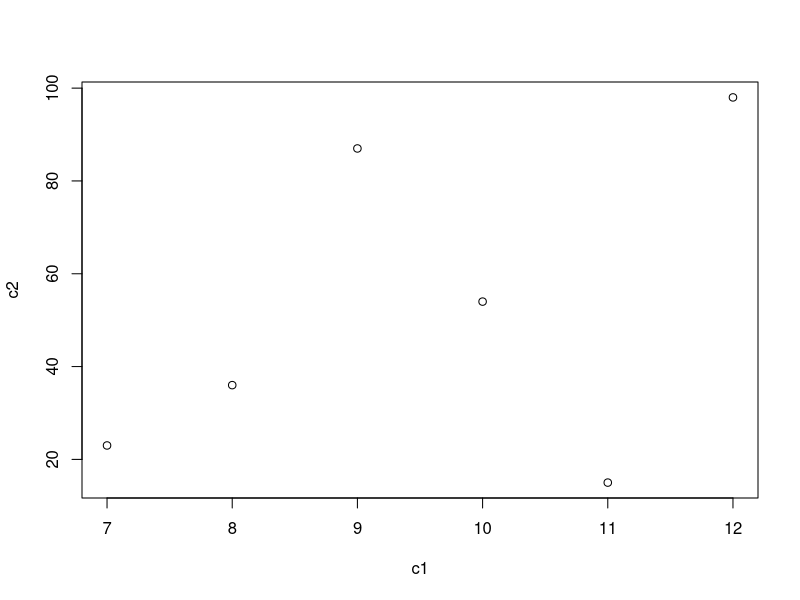
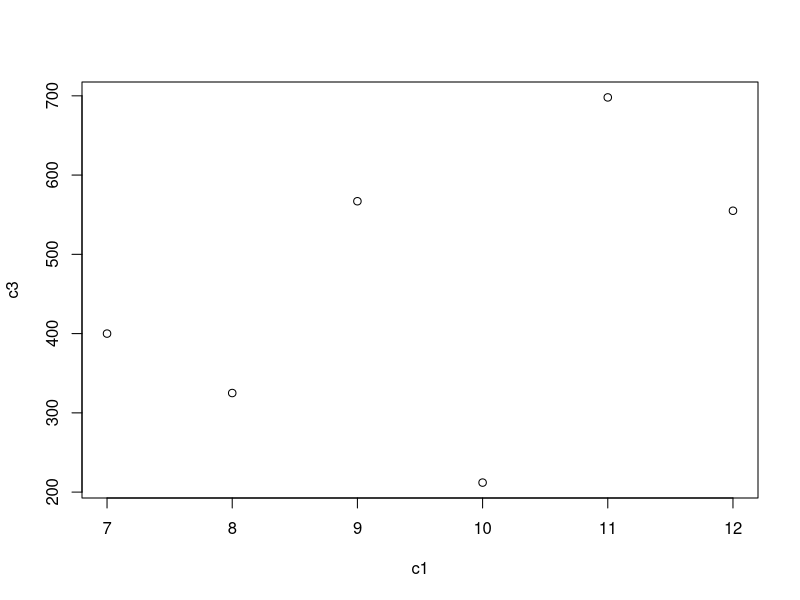

Source code (R) for these figures, in order:


#测试PDF

library(ggplot2)

setwd("~/Documents/R/pdf/")

data_test<-data.frame(c1<-c(7,8,9,10,11,12),c2<-c(23,36,87,54,15,98),c3<-c(400,325,567,212,698,555))
attach(data_test)
pdf("~/Documents/R/pdf/one.pdf")
print("1929393939")
plot(c1,c2)
plot(c1,c3)
dev.off()
detach(data_test)
